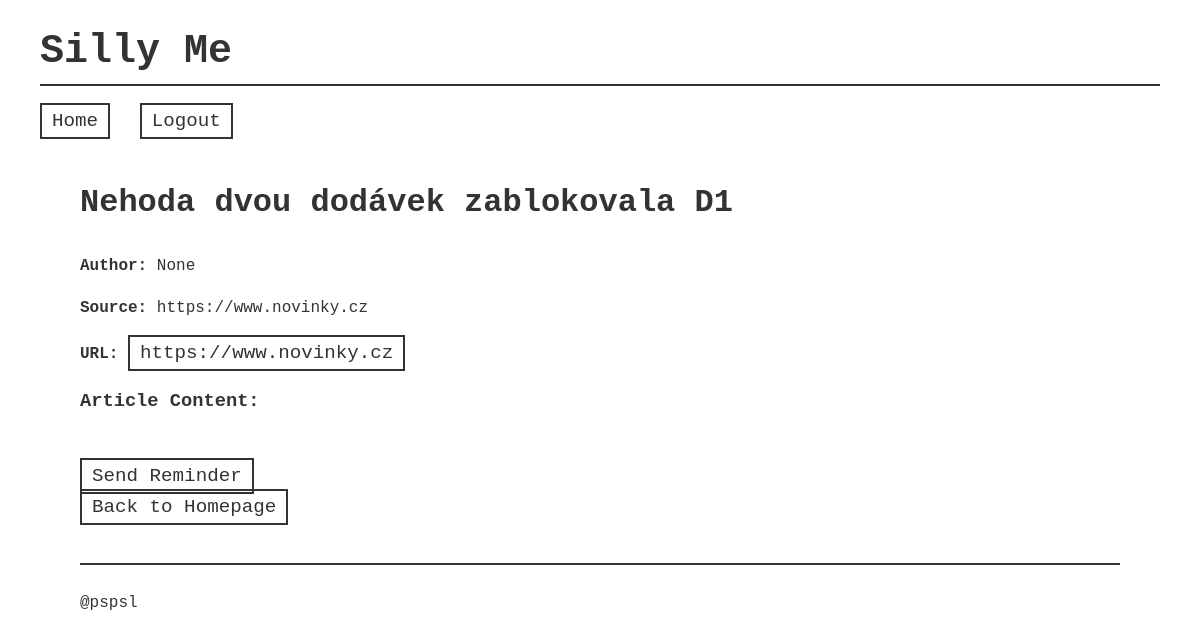
The app's page /api/articles/7/ (signed in) with its own data.
### articles/models.py (models this page shows, shortened)
class Article(models.Model):
    title = models.CharField(max_length=300)
    body = models.TextField(default="No text")
    author = models.CharField(max_length=150, null=True)
    timestamp = models.DateTimeField(auto_now_add=True)
    source = models.ForeignKey(Source, related_name="articles", on_delete=models.CASCADE)
    url = models.URLField(max_length=200)
    archived = models.BooleanField(default=False)
    user = models.ForeignKey(User, on_delete=models.CASCADE, null=True, related_name="articles")

class Source(models.Model):
    name = models.CharField(max_length=100)
    url = models.URLField(max_length=200)

### articles/views.py (the view, shortened to what this page needs)
# urls.py: path("articles/<int:pk>/", SingleArticleView.as_view(), name="article_detail"),
class SingleArticleView(LoginRequiredMixin, generics.ListCreateAPIView):
    serializer_class = ArticleSerializer
    def view_single_article(self, request, id):
        try:
            article = ArticleModel.objects.get(pk=id)
            serializer = ArticleSerializer(article)
            return render(request, "article-detail.html", {"article": article})
        except ArticleModel.DoesNotExist:
            return Response({"detail": "Article not found."}, status=status.HTTP_404_NOT_FOUND)
    def get(self, request, *args, **kwargs):
        id = kwargs.get("pk")
        return self.view_single_article(request, id)

### articles/templates/article-detail.html (shortened to what this page needs)
{% extends "base.html" %}
{% block content %}
<h2>{{ article.title }}</h2>
<p><strong>Author:</strong> {{ article.author }}</p>
<p><strong>Source:</strong> {{ article.source.name }}</p>
<p><strong>URL:</strong> <a href="{{ article.url }}" target="_blank">{{ article.url }}</a></p>
<h3>Article Content:</h3>
<br>
<a href="{% url 'send_reminder' article.id %}">Send Reminder</a>
<br>
<a href="{% url 'homepage' %}">Back to Homepage</a>
{% endblock %}

### static/css/styles.css (style rules this page uses)
body { font-family: 'Courier New', Courier, monospace; background-color: #FFF; color: #333; margin: 0; padding: 0; line-height: 1.6; }
nav a { text-decoration: none; color: #333; margin-right: 20px; font-size: 1.2rem; border: 2px solid #333; padding: 5px 10px; transition: background-color 0.3s ease; }
h1, h2 { font-size: 2rem; }

### records on screen
Article: title "Nehoda dvou dodávek zablokovala D1", author "None", source.name "https://www.novinky.cz", url "https://www.novinky.cz"
